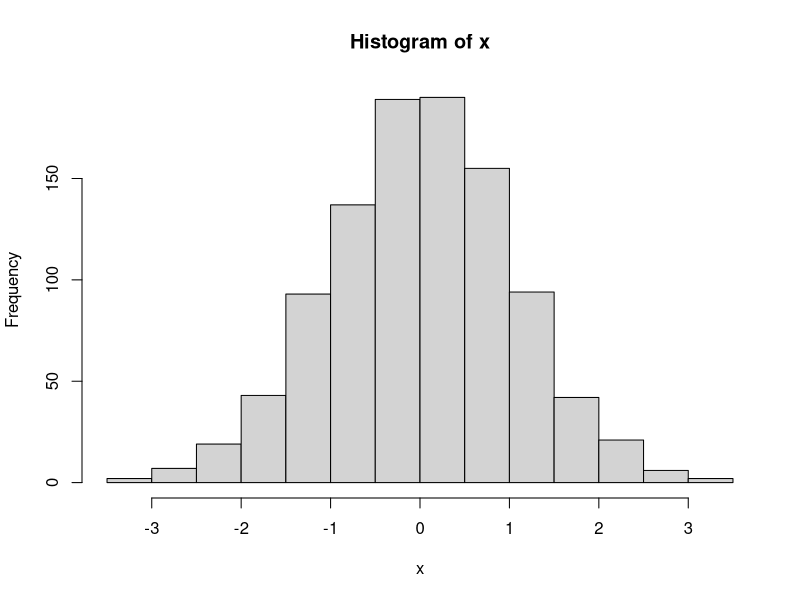
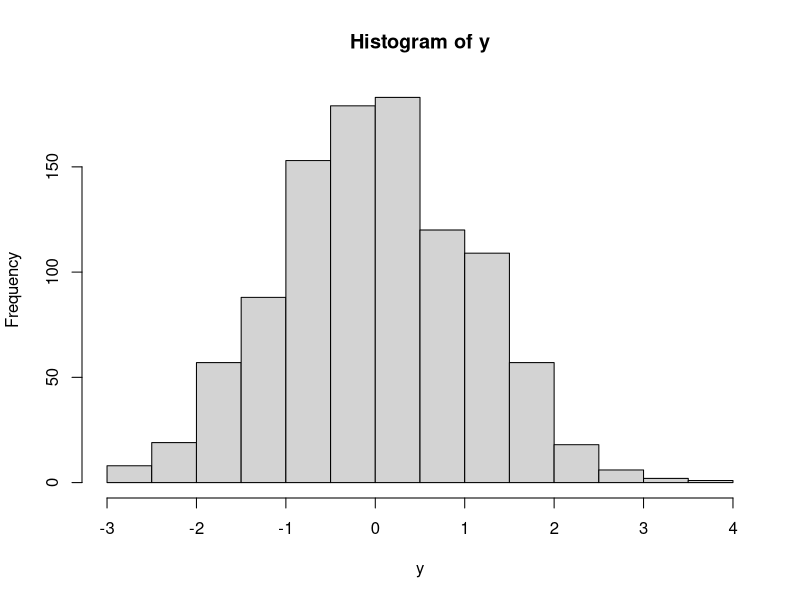
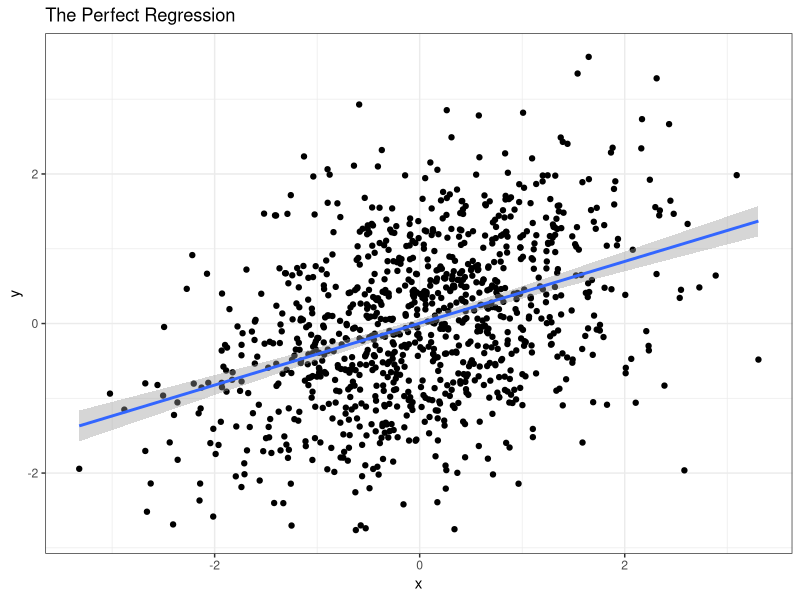
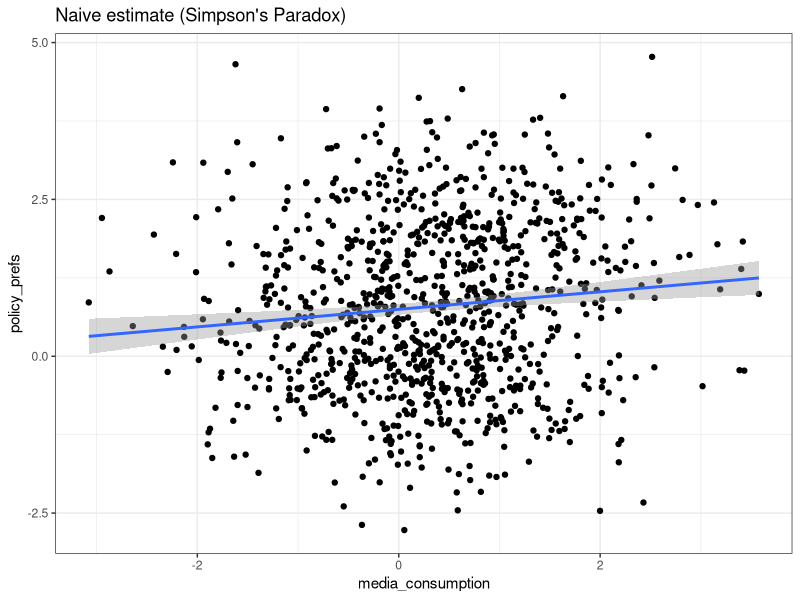
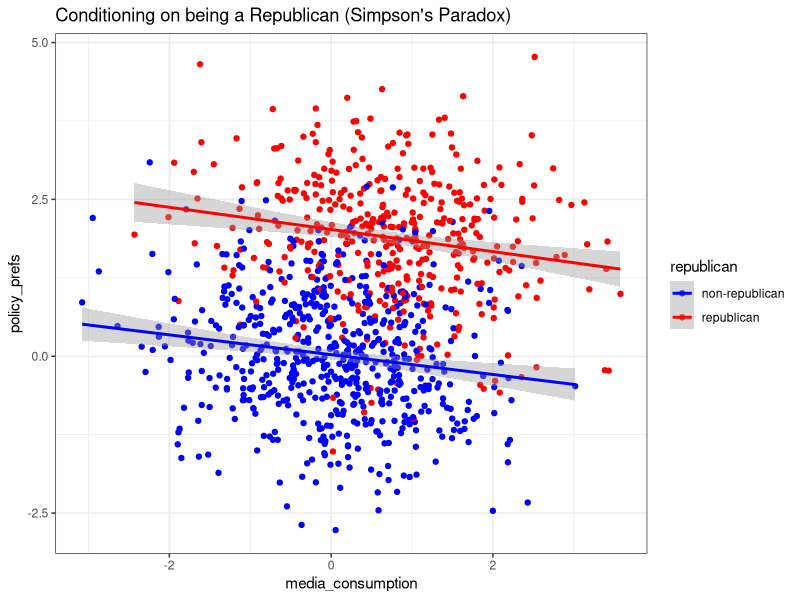

Write the R code that produced these figures, in order.
#https://medium.com/pew-research-center-decoded/how-to-break-regression-f48230f0ca68

# make the code reproducible by setting a random number seed
set.seed(100)

# When everything works:
N <- 1000
x <- rnorm(N)
y <- .4 * x + rnorm(N)
hist(x)
hist(y)

# Now estimate our model:
summary(lm(y ~ x))

#Call:
#  lm(formula = y ~ x)
#Residuals:
#  Min      1Q  Median      3Q     Max 
#-3.0348 -0.7013  0.0085  0.6212  3.1688 
#Coefficients:
#  Estimate Std. Error t value Pr(>|t|)    
#(Intercept) 	0.003921   0.031039   0.126    0.899    
#x           	0.413415   0.030129  13.722   <2e-16 ***
#  ---
#  Signif. codes:  0 ‘***’ 0.001 ‘**’ 0.01 ‘*’ 0.05 ‘.’ 0.1 ‘ ’ 1
#Residual standard error: 0.9814 on 998 degrees of freedom
#Multiple R-squared:  0.1587,	Adjusted R-squared:  0.1579 
#F-statistic: 188.3 on 1 and 998 DF,  p-value: < 2.2e-16

# Plot it
library(ggplot2)
qplot(x, y) +
  geom_smooth(method='lm') +
  theme_bw() +
  ggtitle("The Perfect Regression")

#Omitted variable bias
w <- rnorm(N)
x <- .5 * w + rnorm(N)
y <- .4 * x + .3 * w + rnorm(N)

m1 <- lm(y ~ x)
summary (m1) # Omitted variable bias - run with w as part of lm to see


media_consumption_x <- rnorm(N)
voter_turnout_y <- .1 * media_consumption_x + rnorm(N)

# Political interest increases after consuming media and participating, and, 
# in this hypothetical world, does *not* increase media consuption or participation
political_interest_w <- 1.2 * media_consumption_x + .6 * voter_turnout_y + rnorm(N)

cormat <- cor(as.matrix(data.frame(media_consumption_x, voter_turnout_y, political_interest_w)))
round(cormat, 2)

summary(lm(voter_turnout_y ~ media_consumption_x))
summary(lm(voter_turnout_y ~ media_consumption_x + political_interest_w))


N <- 1000

# Let's say that 40% of people in this population are Republicans
republican <- rbinom(N, 1, .4)

# And they consume more media
media_consumption <- .75 * republican + rnorm(N)

# Consuming more media causes a slight leftward shift in policy
# preferences, and Republicans have more right-leaning preferences
policy_prefs <- -.2 * media_consumption + 2 * republican + rnorm(N)

# for easier plotting later
df <- data.frame(media_consumption, policy_prefs, republican)
df$republican = factor(c("non-republican", "republican")[df$republican + 1])

# If we don't condition on being Republican, we'll actually estimate
# that the effect goes in the *opposite* direction
summary(lm(policy_prefs ~ media_consumption))

# Naive plot
qplot(media_consumption, policy_prefs) +
  geom_smooth(method='lm') +
  theme_bw() +
  ggtitle("Naive estimate (Simpson's Paradox)") 


# Condition on being a Republican to get the right estimates
summary(lm(policy_prefs ~ media_consumption + republican))

qplot(media_consumption, policy_prefs, data=df, colour = republican) +
  scale_color_manual(values = c("blue","red")) +
  geom_smooth(method='lm') +
  theme_bw() +
  ggtitle("Conditioning on being a Republican (Simpson's Paradox)")


N <- 1000

# The "Truth"
true_media_consumption <- rnorm(N)
true_vote <- .1 * media_consumption + rnorm(N)

# social desirability bias
social_desirability <- rnorm(N)
#what we actually observe from self reports:
self_report_media_consumption <- true_media_consumption + social_desirability
self_report_vote <- true_vote + social_desirability

summary(lm(self_report_vote ~ self_report_media_consumption))

summary(lm(self_report_vote ~ self_report_media_consumption + social_desirability))

